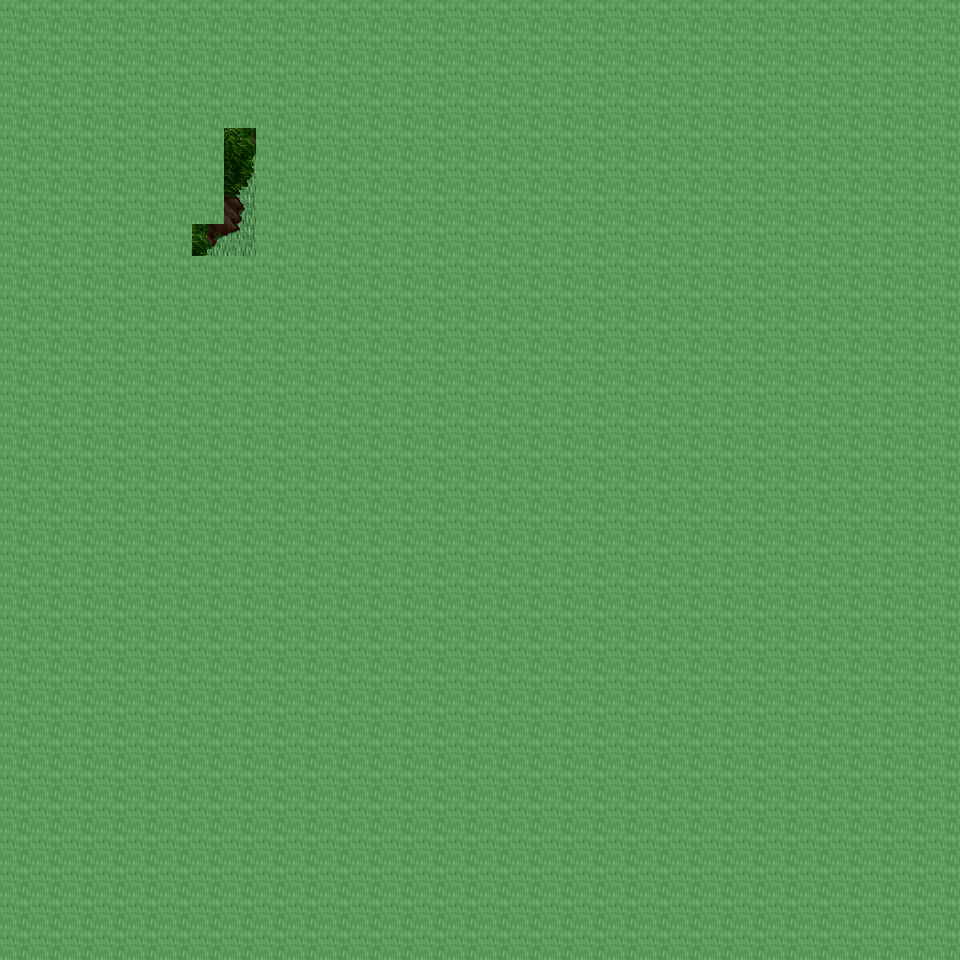

This is a level from a 2D game, rendered from its Tiled map with the project's own tilesets. A one-line summary and the map file follow, with tile-layer data summarised:
An orthogonal 30x30 tile map with 32x32 px tiles, 6 tile layers (Ground, Object, Object2, Above, ...), 3 tilesets.

<map version="1.0" orientation="orthogonal" renderorder="right-down" width="30" height="30" tilewidth="32" tileheight="32" nextobjectid="1">
  <tileset firstgid="1" name="tileset_ground_ground" tilewidth="32" tileheight="32" tilecount="33" columns="3">
    <image source="../drawable/tileset_ground_ground.png" width="96" height="352" />
  </tileset>
  <tileset firstgid="34" name="tileset_plant_tree_tree_darkgreen" tilewidth="32" tileheight="32" tilecount="88" columns="8">
    <image source="../drawable/tileset_plant_tree_tree_darkgreen.png" width="256" height="352" />
  </tileset>
  <tileset firstgid="122" name="tileset_logic_collision" tilewidth="32" tileheight="32" tilecount="1" columns="1">
    <image source="../drawable/tileset_logic_collision.png" width="32" height="32" />
  </tileset>
  <layer name="Ground" width="30" height="30">
    <data>[900 cells, 218 non-empty, 1 distinct tile ids]</data>
  </layer>
  <layer name="Object" width="30" height="30">
    <data>[900 cells, 0 non-empty, 0 distinct tile ids]</data>
  </layer>
  <layer name="Object2" width="30" height="30">
    <data>[900 cells, 10 non-empty, 10 distinct tile ids]</data>
  </layer>
  <layer name="Above" width="30" height="30">
    <data>[900 cells, 216 non-empty, 28 distinct tile ids]</data>
  </layer>
  <layer name="Above2" width="30" height="30">
    <data>[900 cells, 0 non-empty, 0 distinct tile ids]</data>
  </layer>
  <layer name="Walkable" width="30" height="30">
    <data>[900 cells, 895 non-empty, 1 distinct tile ids]</data>
  </layer>
  <objectgroup name="MapEvents" />
</map>
